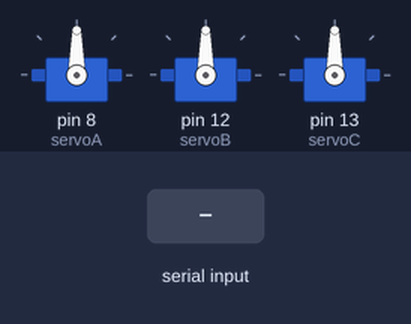
Bench run of a sketch on a simulated Arduino Uno, built with avr-gcc and run on an emulated ATmega328P. Shown: 3 × servo. The inputs (shaded band) are chosen by the test bench. What the sketch prints to the serial monitor is not drawn.

Above: at 1.2 s.
1.3 s: "a90\n" received over Serial
At 1.6 s:
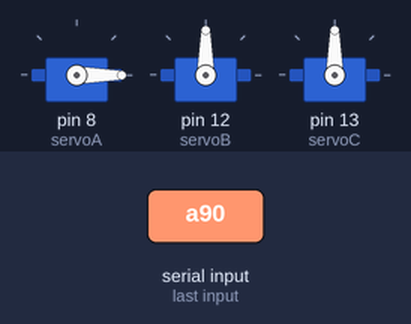
2.8 s: "a,45\n" received over Serial
At 4.0 s:
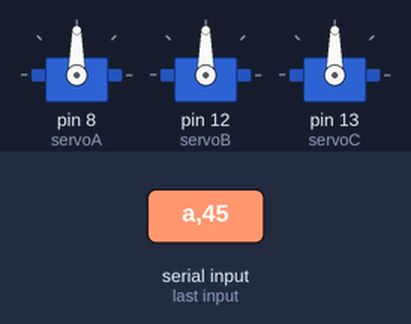
4.3 s: "b90\n" received over Serial
At 5.1 s:
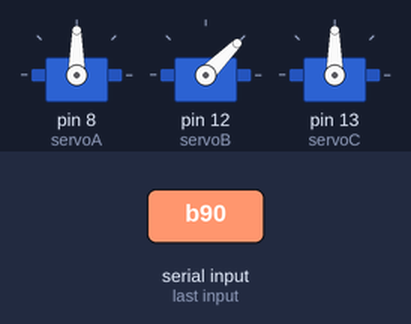
5.8 s: "b,45\n" received over Serial
At 6.3 s:
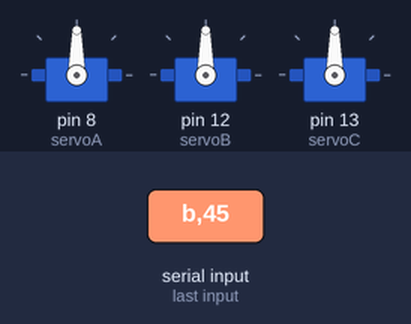
7.3 s: "c90\n" received over Serial
At 8.6 s:
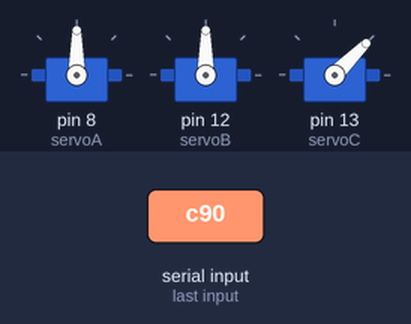
Timing chart, 0 to 9.8 s (numbered marks = the images above; inputs shaded):
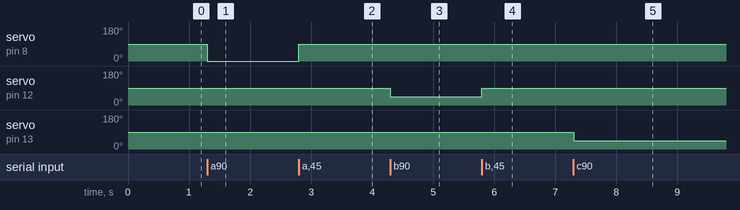

Measured:
- after the input at 1.3 s, servo on pin 8 (servoA): 90° → 0° at once
- after the input at 2.8 s, servo on pin 8 (servoA): 0° → 90° at once
- after the input at 4.3 s, servo on pin 12 (servoB): 90° → 45° at once
- after the input at 5.8 s, servo on pin 12 (servoB): 45° → 90° at once
- after the input at 7.3 s, servo on pin 13 (servoC): 90° → 45° at once

The sketch:

servoViaSerial.ino
```cpp
#include <Servo.h>

Servo servoA;
Servo servoB;
Servo servoC;

void setup() {
  pinMode(8,OUTPUT);
  pinMode(12,OUTPUT);
  pinMode(13,OUTPUT);

  servoA.attach(8);
  servoB.attach(12);
  servoC.attach(13);

  Serial.begin(9600);
  Serial.println("Ready");
  Serial.flush();
}

void loop() {

  static int v = 0;

  if(Serial.available()) {
    char ch = Serial.read();

    switch(ch) {
      case '0'...'9':
        v = v * 10 + ch - '0';
        break;
      case 'a':
        servoA.write(v);
        v = 0;
        break;
      case 'b':
        servoB.write(v);
        v = 0;
        break;
      case 'c':
        servoC.write(v);
        v = 0;
        break;
    }
  }

}
```
